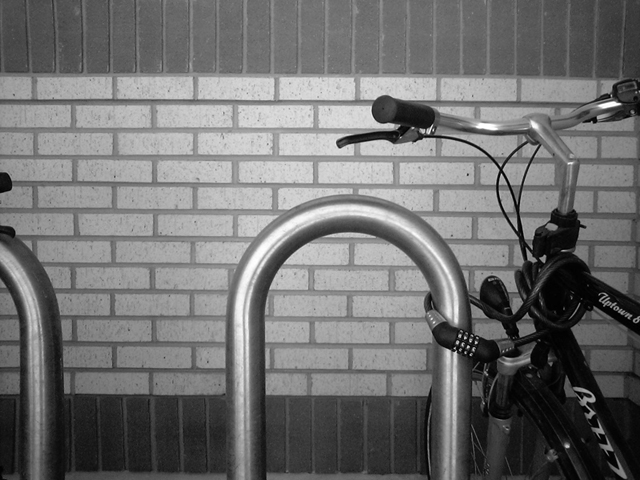
#> input picture Self Experiments/Bikesgray.jpg, 640 x 480 px
$ python selfTest_2.py
#> lines starting #> are read from the running program, lines starting #| are printed output that depends on the picture
__author__ = 'Suvojit Manna'

#  Write a program to enhance the image using Sobel-Feldman Operator.

import cv2
import numpy as np
from matplotlib import pyplot as plt

image = cv2.imread("Bikesgray.jpg", cv2.COLOR_BGR2GRAY)
#> image is the input picture: shape (480, 640); min 0, max 255, mean 112.2
cv2.imshow("Input", image)

# Sobel-Feldman Operators
kernelV = np.array([[-3, -10, -3],
                   [0, 0, 0],
                   [3, 10, 3]])
kernelH = np.array([[-3, 0, 3],
                   [-10, 0, 10],
                   [-3, 0, 3]])

image1 = cv2.filter2D(image, -1, kernelV)
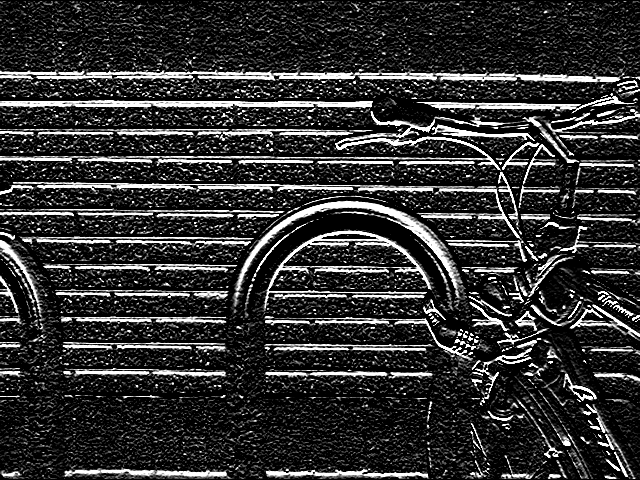
#> image1: shape (480, 640); min 0, max 255, mean 50
image2 = cv2.filter2D(image, -1, kernelH)
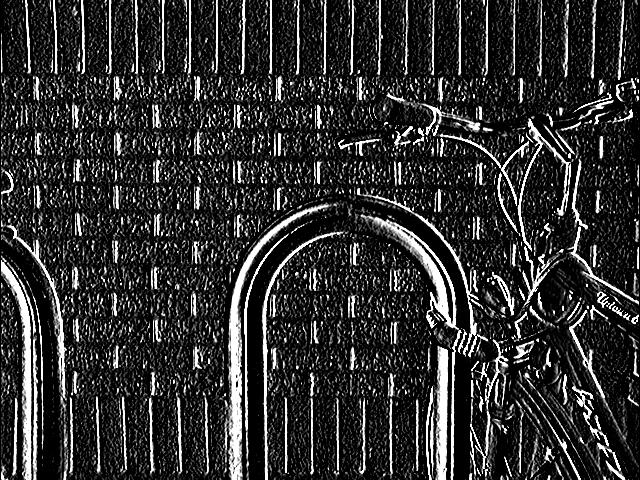
#> image2: shape (480, 640); min 0, max 255, mean 48
image1 = image1.astype(np.uint64)
image2 = image2.astype(np.uint64)
image = np.sqrt(np.power(image1,2) + np.power(image2,2))
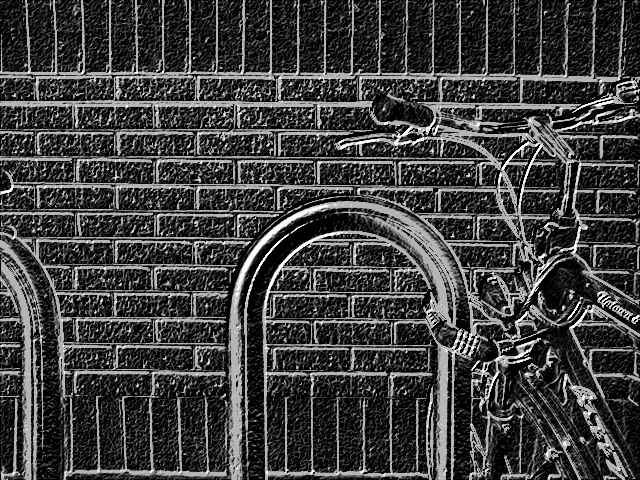
#> image: shape (480, 640) float64; min 0, max 360.6, mean 89.1; drawn with min black and max white
image = image.astype(np.uint8)
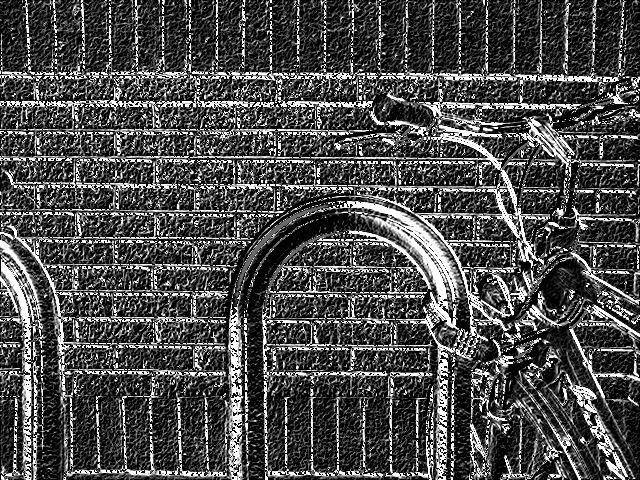
#> image: shape (480, 640); min 0, max 255, mean 75
cv2.imshow("Output : Sobel-Feldman Ops", image)
cv2.waitKey(0)
